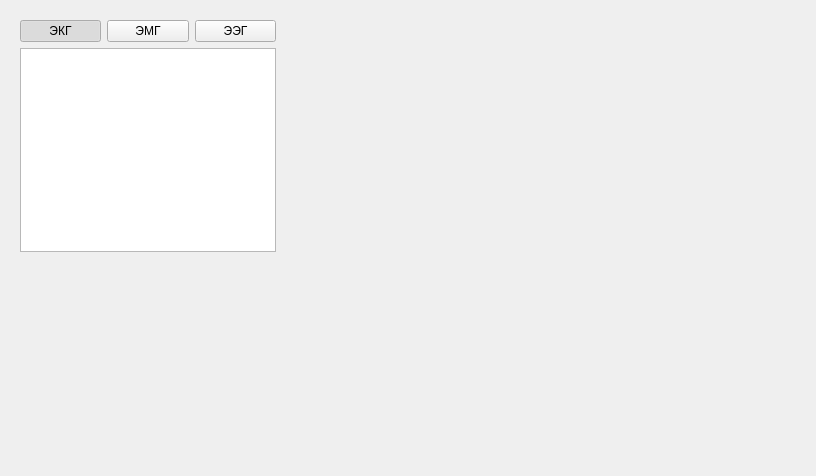
<?xml version="1.0" encoding="UTF-8"?>
<ui version="4.0">
 <class>Playback_Form</class>
 <widget class="QWidget" name="Playback_Form">
  <property name="geometry">
   <rect>
    <x>0</x>
    <y>0</y>
    <width>816</width>
    <height>476</height>
   </rect>
  </property>
  <property name="windowTitle">
   <string>Form</string>
  </property>
  <layout class="QFormLayout" name="formLayout">
   <item row="0" column="0">
    <widget class="QWidget" name="m_widget_navi" native="true">
     <property name="minimumSize">
      <size>
       <width>0</width>
       <height>0</height>
      </size>
     </property>
     <property name="maximumSize">
      <size>
       <width>350</width>
       <height>16777215</height>
      </size>
     </property>
     <layout class="QVBoxLayout" name="verticalLayout">
      <item>
       <layout class="QHBoxLayout" name="horizontalLayout">
        <item>
         <widget class="QPushButton" name="m_pushButton_ekg">
          <property name="text">
           <string>ЭКГ</string>
          </property>
          <property name="checkable">
           <bool>true</bool>
          </property>
          <property name="checked">
           <bool>true</bool>
          </property>
         </widget>
        </item>
        <item>
         <widget class="QPushButton" name="m_pushButton_emg">
          <property name="text">
           <string>ЭМГ</string>
          </property>
          <property name="checkable">
           <bool>true</bool>
          </property>
          <property name="checked">
           <bool>false</bool>
          </property>
         </widget>
        </item>
        <item>
         <widget class="QPushButton" name="m_pushButton_eeg">
          <property name="text">
           <string>ЭЭГ</string>
          </property>
          <property name="checkable">
           <bool>true</bool>
          </property>
         </widget>
        </item>
       </layout>
      </item>
      <item>
       <widget class="QListView" name="m_listView_diogram"/>
      </item>
      <item>
       <spacer name="verticalSpacer">
        <property name="orientation">
         <enum>Qt::Vertical</enum>
        </property>
        <property name="sizeHint" stdset="0">
         <size>
          <width>20</width>
          <height>40</height>
         </size>
        </property>
       </spacer>
      </item>
     </layout>
    </widget>
   </item>
   <item row="0" column="1">
    <widget class="QWidget" name="widget" native="true">
     <property name="sizePolicy">
      <sizepolicy hsizetype="MinimumExpanding" vsizetype="MinimumExpanding">
       <horstretch>0</horstretch>
       <verstretch>0</verstretch>
      </sizepolicy>
     </property>
     <layout class="QFormLayout" name="formLayout_2"/>
    </widget>
   </item>
  </layout>
 </widget>
 <resources/>
 <connections/>
</ui>
